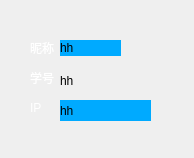
<?xml version="1.0" encoding="UTF-8"?>
<ui version="4.0">
 <class>info</class>
 <widget class="QDialog" name="info">
  <property name="geometry">
   <rect>
    <x>0</x>
    <y>0</y>
    <width>194</width>
    <height>158</height>
   </rect>
  </property>
  <property name="windowTitle">
   <string>Dialog</string>
  </property>
  <property name="styleSheet">
   <string notr="true">background-image: url(:/image1/lan.jpg);</string>
  </property>
  <widget class="QLabel" name="label">
   <property name="geometry">
    <rect>
     <x>30</x>
     <y>40</y>
     <width>31</width>
     <height>16</height>
    </rect>
   </property>
   <property name="styleSheet">
    <string notr="true">color: rgb(255, 255, 255);</string>
   </property>
   <property name="text">
    <string>昵称</string>
   </property>
  </widget>
  <widget class="QLabel" name="label_2">
   <property name="geometry">
    <rect>
     <x>30</x>
     <y>70</y>
     <width>31</width>
     <height>16</height>
    </rect>
   </property>
   <property name="styleSheet">
    <string notr="true">color: rgb(255, 255, 255);</string>
   </property>
   <property name="text">
    <string>学号</string>
   </property>
  </widget>
  <widget class="QLabel" name="label_3">
   <property name="geometry">
    <rect>
     <x>30</x>
     <y>100</y>
     <width>21</width>
     <height>16</height>
    </rect>
   </property>
   <property name="styleSheet">
    <string notr="true">color: rgb(255, 255, 255);</string>
   </property>
   <property name="text">
    <string>IP</string>
   </property>
  </widget>
  <widget class="QLabel" name="label_4">
   <property name="geometry">
    <rect>
     <x>60</x>
     <y>40</y>
     <width>54</width>
     <height>12</height>
    </rect>
   </property>
   <property name="styleSheet">
    <string notr="true">background-color: rgb(255, 255, 255);</string>
   </property>
   <property name="text">
    <string/>
   </property>
  </widget>
  <widget class="QLabel" name="label_5">
   <property name="geometry">
    <rect>
     <x>60</x>
     <y>40</y>
     <width>61</width>
     <height>16</height>
    </rect>
   </property>
   <property name="styleSheet">
    <string notr="true">background-color: rgb(0, 170, 255);</string>
   </property>
   <property name="text">
    <string>hh</string>
   </property>
  </widget>
  <widget class="QLabel" name="label_6">
   <property name="geometry">
    <rect>
     <x>60</x>
     <y>70</y>
     <width>71</width>
     <height>21</height>
    </rect>
   </property>
   <property name="styleSheet">
    <string notr="true"/>
   </property>
   <property name="text">
    <string>hh</string>
   </property>
  </widget>
  <widget class="QLabel" name="label_7">
   <property name="geometry">
    <rect>
     <x>60</x>
     <y>100</y>
     <width>91</width>
     <height>21</height>
    </rect>
   </property>
   <property name="styleSheet">
    <string notr="true">background-color: rgb(0, 170, 255);</string>
   </property>
   <property name="text">
    <string>hh</string>
   </property>
  </widget>
 </widget>
 <resources/>
 <connections/>
</ui>
